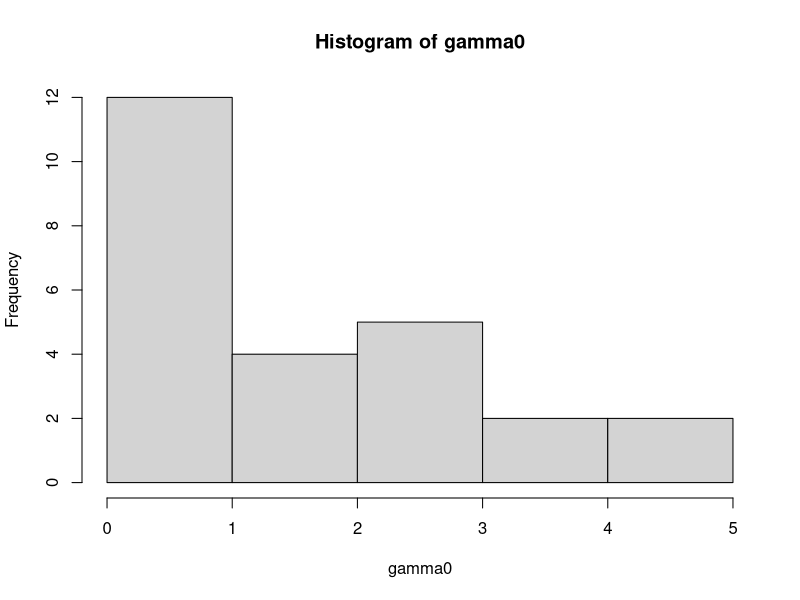
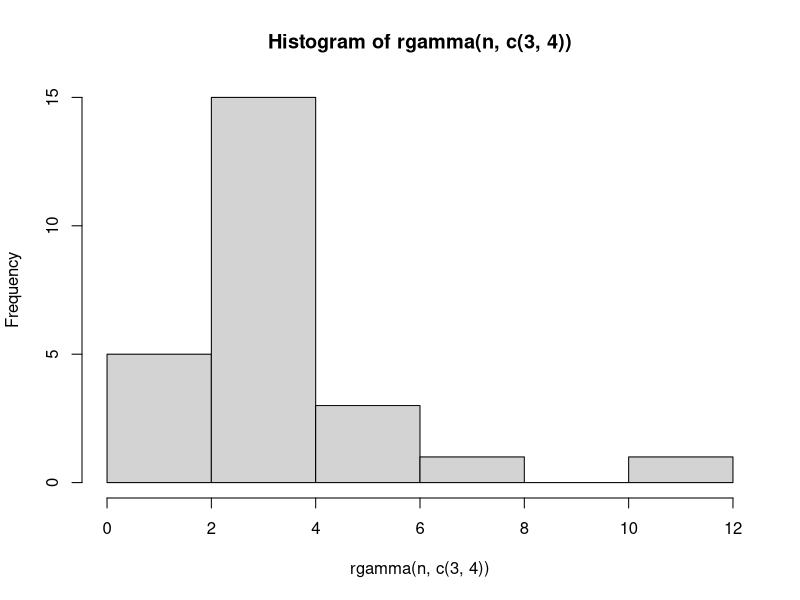
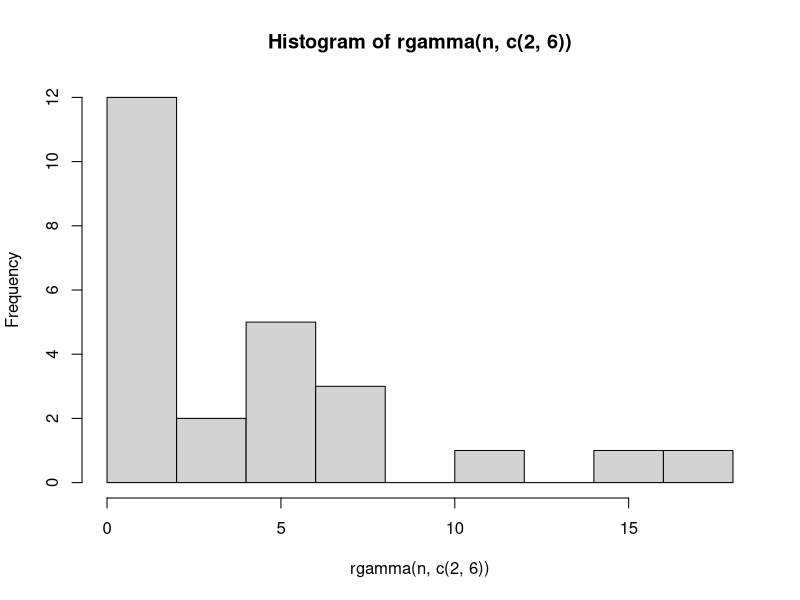

Write the R code that produced these figures, in order.
## ---- chunk 1
knitr::opts_chunk$set(echo = TRUE)
## ---- chunk 2
n = 25
gamma0 <- rgamma(n,c(2.5,1.5))
hist(gamma0)
hist(rgamma(n,c(3,4)))
hist(rgamma(n,c(2,6)))
## ---- chunk 3
logL_gamma_unit <- function(alpha,beta,x){
  return( alpha*log(beta) - log(gamma(alpha)) + (alpha-1)*log(x) - beta*x ) 
}

logL_gamma <- function(alpha,beta,interval){
  sum <- 0
  for(i in interval) {
    sum =  sum + logL_gamma_unit(alpha,beta,i)
  }
  return (sum)
}
## ---- chunk 4
array <- c()
interval <- seq(1,10)
for(i in interval){
  for(j in interval){
    array <- c(array,logL_gamma(i,j,gamma0));
  }
}
print(mean(array)); # la moyenne d'un tableau
## ---- chunk 5
print(array)
